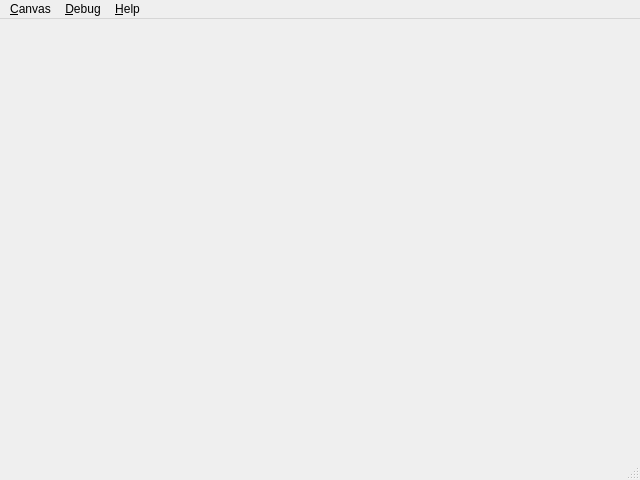
<?xml version="1.0" encoding="UTF-8"?>
<ui version="4.0">
 <class>MainWindow</class>
 <widget class="QMainWindow" name="MainWindow">
  <property name="geometry">
   <rect>
    <x>0</x>
    <y>0</y>
    <width>640</width>
    <height>480</height>
   </rect>
  </property>
  <widget class="QOsgViewer" name="centralWidget">
   <property name="mouseTracking">
    <bool>true</bool>
   </property>
   <property name="acceptDrops">
    <bool>true</bool>
   </property>
   <layout class="QHBoxLayout" name="horizontalLayout">
    <property name="spacing">
     <number>0</number>
    </property>
    <property name="margin">
     <number>1</number>
    </property>
   </layout>
  </widget>
  <widget class="QMenuBar" name="menuBar">
   <property name="geometry">
    <rect>
     <x>0</x>
     <y>0</y>
     <width>640</width>
     <height>21</height>
    </rect>
   </property>
   <property name="nativeMenuBar">
    <bool>true</bool>
   </property>
   <widget class="QMenu" name="canvasMenu">
    <property name="title">
     <string>&amp;Canvas</string>
    </property>
    <addaction name="cubeMappedHimmelAction"/>
    <addaction name="polarMappedHimmelAction"/>
    <addaction name="paraboloidMappedHimmelAction"/>
    <addaction name="sphereMappedHimmelAction"/>
    <addaction name="separator"/>
    <addaction name="proceduralHimmelAction"/>
    <addaction name="separator"/>
    <addaction name="insert3DObjectFromFileAction"/>
    <addaction name="clearSceneAction"/>
    <addaction name="separator"/>
    <addaction name="quitAction"/>
   </widget>
   <widget class="QMenu" name="helpMenu">
    <property name="title">
     <string>&amp;Help</string>
    </property>
    <addaction name="aboutAction"/>
   </widget>
   <widget class="QMenu" name="menu_Debug">
    <property name="title">
     <string>&amp;Debug</string>
    </property>
    <addaction name="moonLockAction"/>
    <addaction name="sunLockAction"/>
   </widget>
   <addaction name="canvasMenu"/>
   <addaction name="menu_Debug"/>
   <addaction name="helpMenu"/>
  </widget>
  <widget class="QStatusBar" name="statusBar"/>
  <action name="openAction">
   <property name="text">
    <string>&amp;Import...</string>
   </property>
   <property name="shortcut">
    <string>Ctrl+O</string>
   </property>
  </action>
  <action name="paintAction">
   <property name="checkable">
    <bool>true</bool>
   </property>
   <property name="text">
    <string>&amp;Paint</string>
   </property>
   <property name="shortcut">
    <string>B</string>
   </property>
  </action>
  <action name="panAction">
   <property name="checkable">
    <bool>true</bool>
   </property>
   <property name="text">
    <string>P&amp;an</string>
   </property>
   <property name="shortcut">
    <string>H</string>
   </property>
  </action>
  <action name="zoomInAction">
   <property name="checkable">
    <bool>true</bool>
   </property>
   <property name="text">
    <string>Zoom &amp;In</string>
   </property>
   <property name="shortcut">
    <string>Z</string>
   </property>
  </action>
  <action name="zoomOutAction">
   <property name="checkable">
    <bool>true</bool>
   </property>
   <property name="text">
    <string>Zoom &amp;Out</string>
   </property>
   <property name="shortcut">
    <string>Shift+Z</string>
   </property>
  </action>
  <action name="actualPixelsAction">
   <property name="text">
    <string>&amp;Actual Pixels</string>
   </property>
   <property name="shortcut">
    <string>Ctrl+0</string>
   </property>
  </action>
  <action name="aboutAction">
   <property name="text">
    <string>&amp;About...</string>
   </property>
  </action>
  <action name="preferencesAction">
   <property name="text">
    <string>&amp;Preferences...</string>
   </property>
  </action>
  <action name="quitAction">
   <property name="text">
    <string>&amp;Quit</string>
   </property>
   <property name="shortcut">
    <string>Ctrl+Q</string>
   </property>
  </action>
  <action name="actionAf">
   <property name="text">
    <string>af</string>
   </property>
  </action>
  <action name="loadLayoutAction">
   <property name="text">
    <string>&amp;Load Layout...</string>
   </property>
  </action>
  <action name="saveCurrentLayoutAction">
   <property name="text">
    <string>&amp;Save Current Layout</string>
   </property>
  </action>
  <action name="saveCurrentLayoutAsAction">
   <property name="text">
    <string>Save Current Layout &amp;As...</string>
   </property>
  </action>
  <action name="closeAction">
   <property name="enabled">
    <bool>false</bool>
   </property>
   <property name="text">
    <string>&amp;Close</string>
   </property>
   <property name="shortcut">
    <string>Ctrl+W</string>
   </property>
  </action>
  <action name="exportAction">
   <property name="text">
    <string>&amp;Export...</string>
   </property>
   <property name="shortcut">
    <string>Ctrl+S</string>
   </property>
  </action>
  <action name="saveAction">
   <property name="text">
    <string>&amp;Save</string>
   </property>
   <property name="shortcut">
    <string>Ctrl+S</string>
   </property>
  </action>
  <action name="eraseAction">
   <property name="checkable">
    <bool>true</bool>
   </property>
   <property name="enabled">
    <bool>false</bool>
   </property>
   <property name="text">
    <string>&amp;Erase</string>
   </property>
   <property name="shortcut">
    <string>E</string>
   </property>
  </action>
  <action name="originalViewAction">
   <property name="checkable">
    <bool>true</bool>
   </property>
   <property name="text">
    <string>Show &amp;Original</string>
   </property>
   <property name="shortcut">
    <string>O</string>
   </property>
  </action>
  <action name="resultViewAction">
   <property name="checkable">
    <bool>true</bool>
   </property>
   <property name="checked">
    <bool>true</bool>
   </property>
   <property name="text">
    <string>Show &amp;Result || Debug</string>
   </property>
   <property name="shortcut">
    <string>R</string>
   </property>
  </action>
  <action name="inputViewAction">
   <property name="checkable">
    <bool>true</bool>
   </property>
   <property name="text">
    <string>Show &amp;Input Mask</string>
   </property>
   <property name="shortcut">
    <string>I</string>
   </property>
  </action>
  <action name="layerViewAction">
   <property name="checkable">
    <bool>true</bool>
   </property>
   <property name="enabled">
    <bool>false</bool>
   </property>
   <property name="text">
    <string>Show &amp;Supportive Layer</string>
   </property>
  </action>
  <action name="actionDf">
   <property name="text">
    <string>df</string>
   </property>
  </action>
  <action name="createNewBrushAction">
   <property name="text">
    <string>&amp;Create new Brush...</string>
   </property>
  </action>
  <action name="actionAsd">
   <property name="text">
    <string>asd</string>
   </property>
  </action>
  <action name="cubeMappedHimmelAction">
   <property name="checkable">
    <bool>true</bool>
   </property>
   <property name="text">
    <string>&amp;CubeMapped Himmel</string>
   </property>
   <property name="shortcut">
    <string>Ctrl+Shift+C</string>
   </property>
  </action>
  <action name="polarMappedHimmelAction">
   <property name="checkable">
    <bool>true</bool>
   </property>
   <property name="text">
    <string>&amp;PolarMapped Himmel</string>
   </property>
   <property name="shortcut">
    <string>Ctrl+Shift+P</string>
   </property>
  </action>
  <action name="proceduralHimmelAction">
   <property name="checkable">
    <bool>true</bool>
   </property>
   <property name="text">
    <string>&amp;Procedural Himmel</string>
   </property>
   <property name="shortcut">
    <string>Ctrl+Alt+P</string>
   </property>
  </action>
  <action name="insert3DObjectFromFileAction">
   <property name="text">
    <string>&amp;Insert 3D-Objects from File ...</string>
   </property>
   <property name="shortcut">
    <string>Ctrl+R</string>
   </property>
  </action>
  <action name="clearSceneAction">
   <property name="text">
    <string>Clea&amp;r Scene</string>
   </property>
   <property name="shortcut">
    <string>Ctrl+W</string>
   </property>
  </action>
  <action name="paraboloidMappedHimmelAction">
   <property name="checkable">
    <bool>true</bool>
   </property>
   <property name="text">
    <string>Para&amp;boloidMapped Himmel</string>
   </property>
   <property name="shortcut">
    <string>Ctrl+Shift+B</string>
   </property>
  </action>
  <action name="sphereMappedHimmelAction">
   <property name="text">
    <string>&amp;Sphere-Mapped Himmel</string>
   </property>
   <property name="shortcut">
    <string>Ctrl+Shift+S</string>
   </property>
  </action>
  <action name="moonLockAction">
   <property name="checkable">
    <bool>true</bool>
   </property>
   <property name="enabled">
    <bool>false</bool>
   </property>
   <property name="text">
    <string>Camera Lock on &amp;Moon</string>
   </property>
   <property name="shortcut">
    <string>Shift+M</string>
   </property>
  </action>
  <action name="sunLockAction">
   <property name="checkable">
    <bool>true</bool>
   </property>
   <property name="checked">
    <bool>false</bool>
   </property>
   <property name="enabled">
    <bool>false</bool>
   </property>
   <property name="text">
    <string>Camera Lock on &amp;Sun</string>
   </property>
   <property name="shortcut">
    <string>Shift+S</string>
   </property>
  </action>
 </widget>
 <layoutdefault spacing="6" margin="11"/>
 <customwidgets>
  <customwidget>
   <class>QOsgViewer</class>
   <extends>QWidget</extends>
   <header>gui/qosgviewer.h</header>
   <container>1</container>
  </customwidget>
 </customwidgets>
 <resources/>
 <connections/>
</ui>
